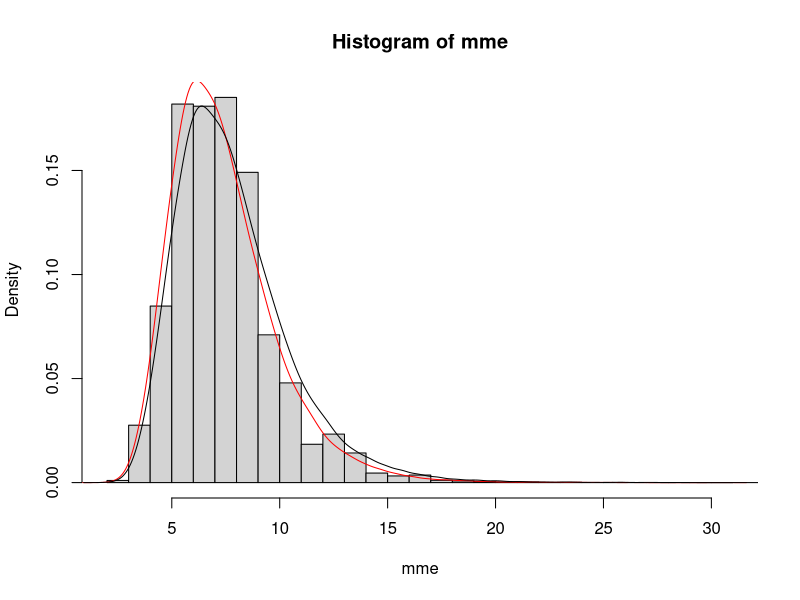

Source code (R):
n = 20
lambda = 2
exp_lam = exp(lambda)

mme = rep(0, 50000)
e_xbar = rep(0, 50000)

for (i in 1:50000) {
  sp = rpois(n = n, lambda = lambda)
  mme[i] = ((n + 1) / n) ^ (sum(sp))
  e_xbar[i] = exp(mean(sp))
}


mean(mme - exp_lam)
mean(e_xbar - exp_lam)

var(mme)
var(e_xbar)

hist(mme, nclass = 30, freq = F)
lines(density(mme, bw = 0.4), col = "red")
lines(density(e_xbar, bw = 0.4))
